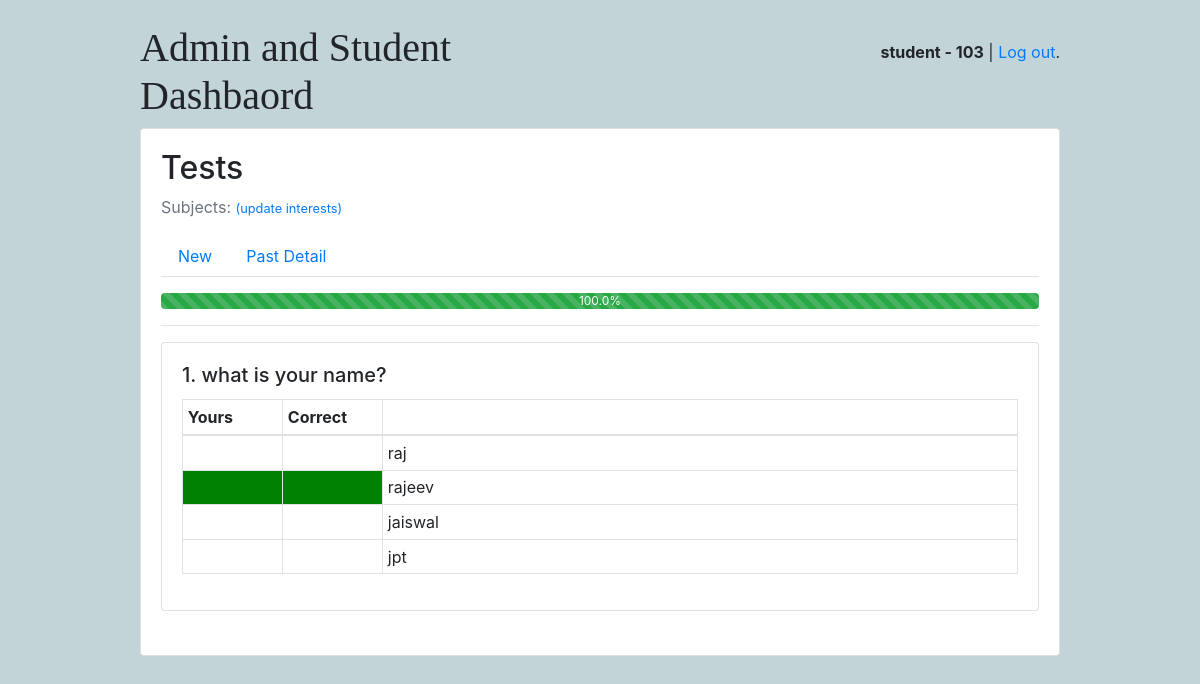
Screenshot of /students/quiz/2/studentresults/ (signed in) with the database file from the repository.
### school/models.py (models this page shows, shortened)
class User(AbstractUser):
    is_student = models.BooleanField(default=False)
    is_admin = models.BooleanField(default= False)

class Student(models.Model):
    user = models.OneToOneField(User,on_delete=models.CASCADE, primary_key= True)
    tests = models.ManyToManyField(Test, through='TakenQuiz')
    interests = models.ManyToManyField(Topic, related_name="interested_student")
    score = models.IntegerField(default=0)

class TakenQuiz(models.Model):
    student = models.ForeignKey(Student, on_delete=models.CASCADE, related_name="taken_test")
    test = models.ForeignKey(Test, on_delete= models.CASCADE, related_name= 'taken_test')
    score = models.IntegerField()
    percentage = models.FloatField()
    date = models.DateTimeField(auto_now_add=True)

class Question(models.Model):
    test = models.ForeignKey(Test, on_delete=models.CASCADE, related_name='questions')
    text = models.CharField('Question',max_length=255)

class Answer(models.Model):
    question = models.ForeignKey(Question, on_delete=models.CASCADE, related_name='answers')
    text = models.CharField('Answer', max_length=255)
    correct = models.BooleanField('Correct Answer', default= False)

### school/view/student.py (the view)
# urls.py: path('quiz/<int:pk>/studentresults/', SQuizResultsView.as_view(), name='student_quiz_results'),
@method_decorator([login_required, student_required], name='dispatch')
class SQuizResultsView(View):
    template_name = 'student/quiz_result.html'
    def get(self, request, *args, **kwargs):
        quiz = Test.objects.get(id = kwargs['pk'])
        taken_quiz = TakenQuiz.objects.filter(student = request.user.student, test = quiz)
        if not taken_quiz:
            """
            Don't show the result if the user didn't attempted the quiz
            """
            return render(request, '404.html')
        questions = Question.objects.filter(test =quiz)
        return render(request, self.template_name, {'questions':questions,
            'test':quiz, 'percentage': taken_quiz[0].percentage})

### school/templatetags/quiz_extras.py (called while the page is built)
@register.simple_tag
def marked_answer(user,opt):
    studentanswer = StudentAnswer.objects.filter(student=user.student, answer =opt)
    if studentanswer:
        if opt.correct:
            return 'correct'
        return 'wrong'
    return

### templates/student/quiz_result.html (shortened to what this page needs)
{% extends 'base.html' %}
{% load quiz_extras %}
{% block content %}
{% include 'student/_header.html' %}
<div class="progress">
  <div class="progress-bar progress-bar-striped bg-success" role="progressbar" style="width: {{percentage}}%" aria-valuenow="{{percentage}}" aria-valuemin="0" aria-valuemax="100">{{percentage}}%</div>
</div>
<hr>
{% for question in questions %}
<div class="card">
  <div class="card-body">
    <h5 class="card-title">{{forloop.counter}}. {{question.text}}</h5>
    <table class="table table-bordered table-sm">
      <thead><tr><th>Yours</th><th>Correct</th><th></th></tr></thead>
      <tbody>
        {% for opt in question.answers.all %}
        {% marked_answer user opt as opt_marked %}
        <tr>
          <td style="width: 100px;{% if opt_marked == 'correct' %} background:green{% elif opt_marked == 'wrong' %} background:red{% endif %}"> </td>
          <td style="width: 100px;{% if opt.correct %} background:green{% endif %}"></td>
          <td>{{opt.text}}</td>
        </tr>
        {% endfor %}
      </tbody>
    </table>
  </div>
</div>
<br>
{% endfor %}
{% endblock %}

### templates/base.html (shortened to what this page needs)
{% load static %}<!doctype html>
<html lang="en">
  <head>
    <link rel="stylesheet" href="{% static 'css/bootstrap.min.css' %}">
    <link rel="stylesheet" type="text/css" href="{% static 'css/app.css' %}">
    {% if user.is_authenticated and user.is_admin %}
      <link rel="stylesheet" type="text/css" href="{% static 'css/teachers.css' %}">
    {% else %}
      <link rel="stylesheet" type="text/css" href="{% static 'css/students.css' %}">
    {% endif %}
  </head>
  <body>
    <div class="container my-4">
      <div class="row justify-content-center">
        <div class="col-md-10 col-sm-12">
          <div class="row">
            <div class="col-6">
              <h1 class="logo">
                <a href="{% url 'home' %}">
                  Admin and Student Dashbaord
                </a>
              </h1>
            </div>
            <div class="col-6 text-right">
              {% if user.is_authenticated %}
                <p class="pt-3"><strong>{{ user.username }}{% if user.is_student %} - {{user.student.score}}{% endif %}</strong> | <a href="{% url 'logout' %}">Log out</a>.</p>
              {% else %}
                <a href="{% url 'login' %}" class="btn btn-light" role="button">Log in</a>
                <a href="{% url 'signup' %}" class="btn btn-primary" role="button">Sign up</a>
              {% endif %}
            </div>
          </div>
          <div class="card mb-3">
            <div class="card-body">
              {% block content %}
              {% endblock %}
            </div>
          </div>
        </div>
      </div>
    </div>
  </body>
</html>

### static/css/app.css (style rules this page uses)
.logo { font-family: 'Clicker Script', cursive; }
.logo a { color: #212529; text-decoration: none; }

### static/css/students.css (style rules this page uses)
body { background-color: #c2d4d8; }

### rows the page displays
User: username "student", student.score "103"
TakenQuiz: percentage "100.0"
Question: text "what is your name?"
Answer: correct False (drawn), text "raj"
Answer: correct True (drawn), text "rajeev"
Answer: correct False (drawn), text "jaiswal"
Answer: correct False (drawn), text "jpt"
